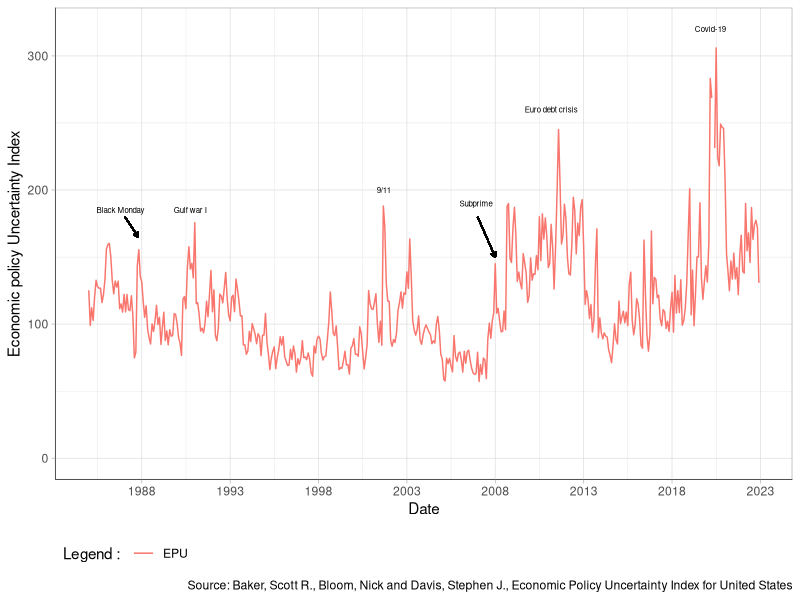

Write the R code that produced this figure.
## ---- chunk 1
library(ggplot2)
library(GGally)
library(tidyverse)
library(dplyr)
## ---- chunk 2
base <- read.csv2("EPU.csv", sep = ",")
## ---- chunk 3
colnames(base) <- c("Date", "EPU")
## ---- chunk 4
base$Date <- as.Date(base$Date, format = "%Y-%m-%d")
## ---- chunk 5
base$EPU <- as.numeric(base$EPU)
## ---- chunk 6
plot_EPU <- ggplot(base, aes(x = Date)) +
  geom_line(aes(y = EPU, color = "EPU")) +
  scale_x_date(date_labels = "%Y", date_breaks = "5 years") +
  scale_y_continuous(limits = c(0,320)) +
  theme_light() +
  theme(axis.line = element_line(colour = "black",size = 0.2, linetype = "solid")) +
  annotate("text", x = as.Date("2020-03-01", format = "%Y-%m-%d"), y = 320, label = "Covid-19", color = "black", angle=0,  size = 2) +
  annotate("text", x = as.Date("2006-12-01", format = "%Y-%m-%d"), y = 190, label = "Subprime", color = "black", angle=0, size = 2) +
  annotate("text", x = as.Date("1986-10-19", format = "%Y-%m-%d"), y = 185, label = "Black Monday", color = "black", angle=0, size = 2) +
  annotate("text", x = as.Date("2001-09-11", format = "%Y-%m-%d"), y = 200, label = "9/11", color = "black", angle=0, size = 2) +
  annotate("text", x = as.Date("2011-03-01", format = "%Y-%m-%d"), y = 260, label = "Euro debt crisis", color = "black", angle=0, size = 2) +
  annotate("text", x = as.Date("1990-10-01", format = "%Y-%m-%d"), y = 185, label = "Gulf war I", color = "black", angle=0, size = 2) +
  geom_segment(aes(x = as.Date("2007-01-01", format = "%Y-%m-%d"), y = 180, xend = as.Date("2008-01-01", format = "%Y-%m-%d") , yend=150), arrow = arrow(length = unit(.12, "cm"),type = "closed")) +
  geom_segment(aes(x = as.Date("1987-01-19", format = "%Y-%m-%d"), y = 180, xend = as.Date("1987-10-19", format = "%Y-%m-%d"), yend = 165), arrow = arrow(length = unit(.12, "cm"),type = "closed")) +
  theme(legend.position = "bottom", 
        legend.justification = "left",
        legend.direction = "horizontal") +
  xlab("Date") + ylab("Economic policy Uncertainty Index") +
  labs(caption = "Source: Baker, Scott R., Bloom, Nick and Davis, Stephen J., Economic Policy Uncertainty Index for United States", color = "Legend : ") +
  theme(text = element_text(family = "Helvetica"))

plot_EPU
